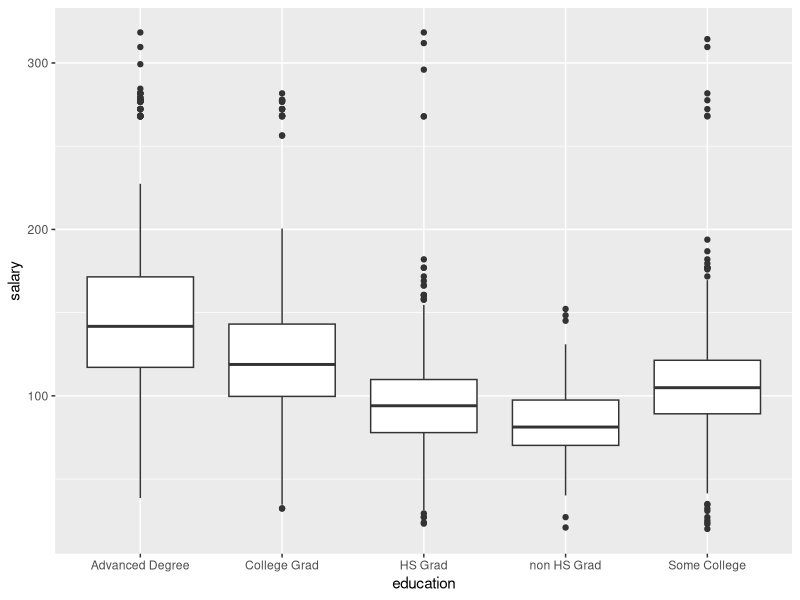
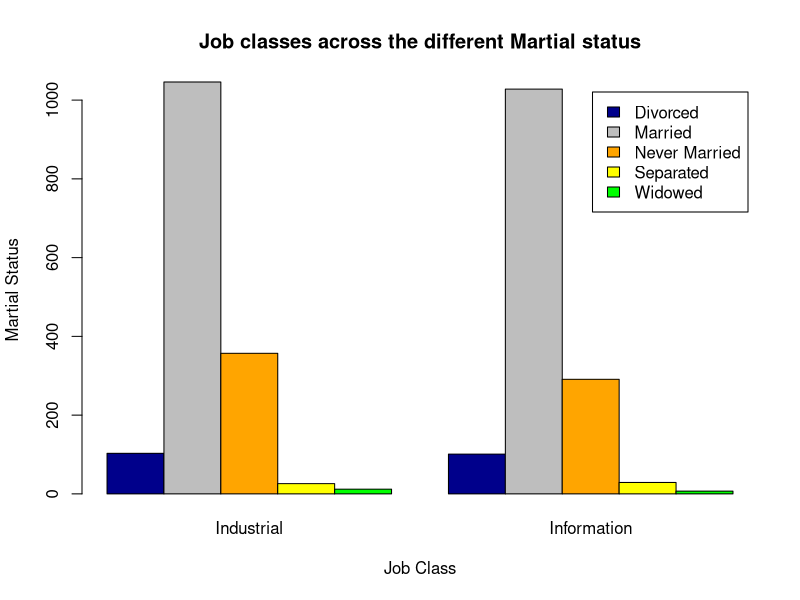

The R source for these figures, in order:
## ---- chunk 1
library(tidyverse)
## ---- chunk 2
Salary <- read.csv("salary.csv")
View(Salary)
## ---- chunk 3
toalNum <- Salary %>% summarise(count=n())
toalNum
## ---- chunk 4
summary(Salary)
## ---- chunk 5
avg_1 <- Salary %>% summarise(avg_salary=mean(salary))
avg_1

## ---- chunk 6
avg_2 <- Salary %>% group_by(education) %>% summarise(avg_salary=mean(salary))
avg_2
## ---- chunk 7
box_plot <- ggplot(Salary, aes(x = education, y = salary))
box_plot + geom_boxplot()
## ---- chunk 8
pers <- Salary %>% select(health,health_ins) %>% filter(health == "Good" & health_ins == "Yes") %>% summarise(percentage = 100*n()/nrow(Salary)) 
pers
## ---- chunk 9
counts <- table(Salary$maritl, Salary$jobclass)
barplot(counts, main="Job classes across the different Martial status",
        xlab="Job Class",ylab="Martial Status", col=c("darkblue","Gray","Orange","Yellow","Green"),
        legend = rownames(counts), beside=TRUE)
